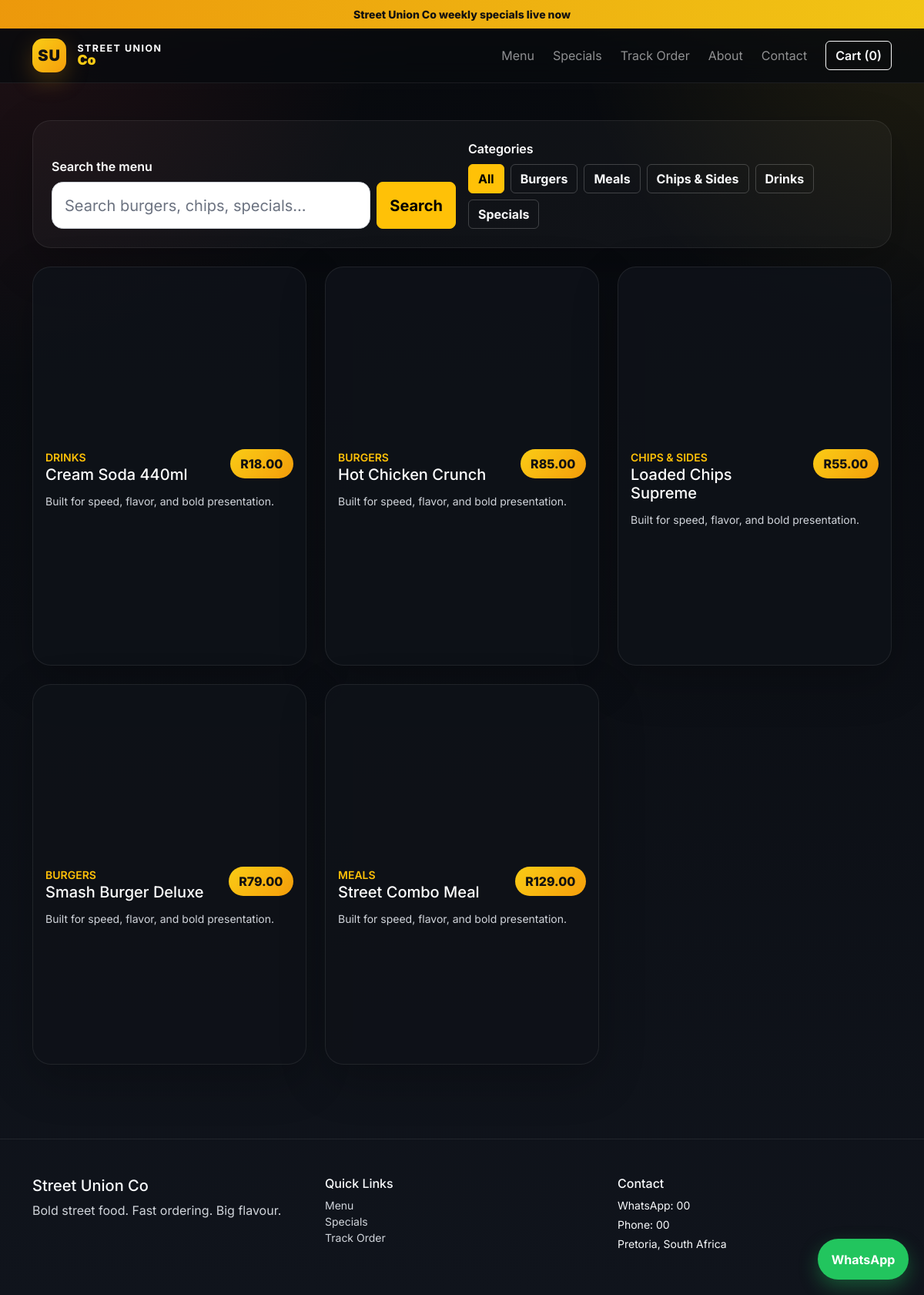
The app's page /menu/ with its own data.
### orders/models.py (models this page shows, shortened)
class TimeStampedModel(models.Model):
    created_at = models.DateTimeField(auto_now_add=True)
    updated_at = models.DateTimeField(auto_now=True)
    class Meta:
        abstract = True

class SiteSetting(TimeStampedModel):
    business_name = models.CharField(max_length=150, default='Street Union Co')
    tagline = models.CharField(max_length=220, blank=True)
    whatsapp_number = models.CharField(max_length=20, blank=True)
    support_email = models.EmailField(blank=True)
    phone_number = models.CharField(max_length=20, blank=True)
    address = models.TextField(blank=True)
    delivery_note = models.CharField(max_length=220, blank=True)
    promo_text = models.CharField(max_length=220, blank=True)

class Category(TimeStampedModel):
    name = models.CharField(max_length=100, unique=True)
    slug = models.SlugField(max_length=120, unique=True, blank=True)
    description = models.TextField(blank=True)
    is_active = models.BooleanField(default=True)
    sort_order = models.PositiveIntegerField(default=0)
    class Meta:
        ordering = ['sort_order', 'name']
        verbose_name_plural = 'Categories'

class Product(TimeStampedModel):
    SPICE_CHOICES = [
        ('mild', 'Mild'),
        ('medium', 'Medium'),
        ('hot', 'Hot'),
        ('extra-hot', 'Extra Hot'),
    ]
    category = models.ForeignKey(Category, on_delete=models.CASCADE, related_name='products')
    name = models.CharField(max_length=150)
    slug = models.SlugField(max_length=160, unique=True, blank=True)
    short_description = models.CharField(max_length=220, blank=True)
    description = models.TextField(blank=True)
    price = models.DecimalField(max_digits=10, decimal_places=2)
    image_url = models.URLField(blank=True)
    spice_level = models.CharField(max_length=20, choices=SPICE_CHOICES, default='mild')
    prep_time_minutes = models.PositiveIntegerField(default=15)
    is_featured = models.BooleanField(default=False)
    is_special = models.BooleanField(default=False)
    is_available = models.BooleanField(default=True)
    class Meta:
        ordering = ['name']

### orders/views.py (the view)
# urls.py: path('menu/', views.menu, name='menu'),
def menu(request: HttpRequest) -> HttpResponse:
    query = request.GET.get('q', '').strip()
    category_slug = request.GET.get('category', '').strip()
    products = Product.objects.filter(is_available=True).select_related('category')
    categories = Category.objects.filter(is_active=True)
    if query:
        products = products.filter(name__icontains=query)
    if category_slug:
        products = products.filter(category__slug=category_slug)
    return render(request, 'orders/menu.html', {
        'products': products,
        'categories': categories,
        'selected_category': category_slug,
        'search_query': query,
        'cart_product_quantities': _cart_product_quantities(request),
    })

### orders/templatetags/order_tags.py (called while the page is built)
@register.filter
def get_item(mapping, key):
    if isinstance(mapping, dict):
        return mapping.get(key)
    return None

### orders/views.py (called while the page is built)
def _get_cart(request: HttpRequest) -> dict:
    return request.session.setdefault(CART_SESSION_KEY, {})

def _cart_product_quantities(request: HttpRequest) -> dict:
    quantities: dict[int, int] = {}
    for item in _get_cart(request).values():
        product_id = item.get('product_id')
        if product_id:
            quantities[product_id] = quantities.get(product_id, 0) + int(item.get('quantity', 0))
    return quantities

### orders/templates/orders/menu.html (shortened to what this page needs)
{% extends 'orders/base.html' %}
{% load order_tags %}
{% block content %}
<section class="py-5">
    <div class="container">
        <div class="menu-toolbar panel p-4 mb-4">
            <div class="row g-3 align-items-end">
                <div class="col-lg-6">
                    <label class="form-label">Search the menu</label>
                    <form method="get" class="d-flex gap-2">
                        <input type="text" name="q" value="{{ search_query }}" class="form-control form-control-lg" placeholder="Search burgers, chips, specials...">
                        <button class="btn btn-warning btn-lg">Search</button>
                    </form>
                </div>
                <div class="col-lg-6">
                    <label class="form-label">Categories</label>
                    <div class="d-flex flex-wrap gap-2">
                        <a href="{% url 'orders:menu' %}" class="btn {% if not selected_category %}btn-warning{% else %}btn-outline-light{% endif %}">All</a>
                        {% for category in categories %}
                        <a href="{% url 'orders:menu' %}?category={{ category.slug }}{% if search_query %}&q={{ search_query }}{% endif %}" class="btn {% if selected_category == category.slug %}btn-warning{% else %}btn-outline-light{% endif %}">{{ category.name }}</a>
                        {% endfor %}
                    </div>
                </div>
            </div>
        </div>
        <div class="row g-4">
            {% for product in products %}
            <div class="col-md-6 col-xl-4">
                <div class="food-card h-100">
                    <a class="food-link" href="{% url 'orders:product_detail' product.slug %}"><div class="food-image" style="background-image:url('{{ product.image_url|default:'https://images.unsplash.com/photo-1513104890138-7c749659a591?auto=format&fit=crop&w=900&q=80' }}')"></div></a>
                    <div class="p-3 d-flex flex-column h-100">
                        <div class="d-flex justify-content-between align-items-start gap-3 mb-2">
                            <div>
                                <div class="small text-warning text-uppercase fw-semibold">{{ product.category.name }}</div>
                                <h5 class="mb-1"><a class="food-link-text" href="{% url 'orders:product_detail' product.slug %}">{{ product.name }}</a></h5>
                            </div>
                            <span class="price-pill">{{ currency_symbol }}{{ product.price }}</span>
                        </div>
                        <p class="text-light-emphasis small flex-grow-1">{{ product.short_description }}</p>
                    </div>
                </div>
            </div>
            {% empty %}
            <div class="col-12"><div class="empty-panel">No menu items matched your search.</div></div>
            {% endfor %}
        </div>
    </div>
</section>
{% endblock %}

### orders/templates/orders/base.html (shortened to what this page needs)
{% load static %}
<!doctype html>
<html lang="en">
<head>
    <link href="https://cdn.jsdelivr.net/npm/bootstrap@5.3.3/dist/css/bootstrap.min.css" rel="stylesheet">
    <link href="{% static 'css/styles.css' %}" rel="stylesheet">
</head>
<body>
    <div class="promo-bar text-center py-2 small">
        {{ site_settings.promo_text|default:'Street Union Co specials are live this week' }}
    </div>
    <nav class="navbar navbar-expand-lg navbar-dark sticky-top glass-nav">
        <div class="container">
            <a class="navbar-brand fw-bold brand-lockup" href="{% url 'orders:home' %}">
                <span class="brand-mark">SU</span>
                <span>
                    <small>Street Union</small>
                    <strong>Co</strong>
                </span>
            </a>
            <div class="collapse navbar-collapse">
                <ul class="navbar-nav ms-auto mb-2 mb-lg-0 align-items-lg-center gap-lg-2">
                    <li class="nav-item"><a class="nav-link" href="{% url 'orders:menu' %}">Menu</a></li>
                    <li class="nav-item"><a class="nav-link" href="{% url 'orders:specials' %}">Specials</a></li>
                    <li class="nav-item"><a class="nav-link" href="{% url 'orders:track_order' %}">Track Order</a></li>
                    <li class="nav-item"><a class="nav-link" href="{% url 'orders:about' %}">About</a></li>
                    <li class="nav-item"><a class="nav-link" href="{% url 'orders:contact' %}">Contact</a></li>
                    <li class="nav-item ms-lg-2">
                        <button class="btn btn-outline-light fw-semibold" type="button" data-bs-toggle="offcanvas" data-bs-target="#cartDrawer">
                            Cart ({{ cart_count|default:0 }})
                        </button>
                    </li>
                </ul>
            </div>
        </div>
    </nav>
    <main>
        {% block content %}{% endblock %}
    </main>
    <a class="whatsapp-float" target="_blank" rel="noopener" href="https://wa.me/{{ whatsapp_number }}">WhatsApp</a>
    <footer class="site-footer mt-5 py-5">
        <div class="container">
            <div class="row g-4">
                <div class="col-md-4">
                    <h5>{{ business_name }}</h5>
                    <p class="text-light-emphasis">{{ site_settings.tagline|default:'Fast flavour. Strong branding. Clean ordering.' }}</p>
                </div>
                <div class="col-md-4">
                    <h6>Quick Links</h6>
                    <ul class="list-unstyled small">
                        <li><a href="{% url 'orders:menu' %}">Menu</a></li>
                        <li><a href="{% url 'orders:specials' %}">Specials</a></li>
                        <li><a href="{% url 'orders:track_order' %}">Track Order</a></li>
                    </ul>
                </div>
                <div class="col-md-4">
                    <h6>Contact</h6>
                    <p class="small mb-1">WhatsApp: {{ site_settings.whatsapp_number|default:whatsapp_number }}</p>
                    <p class="small mb-1">Phone: {{ site_settings.phone_number|default:'067 000 0000' }}</p>
                    <p class="small mb-0">{{ site_settings.address|default:'Pretoria, South Africa' }}</p>
                </div>
            </div>
        </div>
    </footer>
</body>
</html>

### static/css/styles.css (style rules this page uses)
:root { --bg: #0b0d12; --panel: rgba(15, 18, 24, 0.92); --panel-2: rgba(22, 26, 34, 0.95); --panel-border: rgba(255, 255, 255, 0.08); --text: #f8fafc; --muted: #d1d5db; --accent: #facc15; --accent-strong: #f59e0b; --success: #22c55e; }
* { box-sizing: border-box; }
body { font-family: 'Inter', sans-serif; background: radial-gradient(circle at top right, rgba(250, 204, 21, 0.10), transparent 22%), radial-gradient(circle at top left, rgba(239, 68, 68, 0.10), transparent 24%), linear-gradient(180deg, #080a0e 0%, #10141c 100%); color: var(--text); }
a { color: inherit; text-decoration: none; }
.promo-bar { background: linear-gradient(90deg, rgba(245, 158, 11, 0.96), rgba(250, 204, 21, 0.96)); color: #111111; font-weight: 800; }
.glass-nav { backdrop-filter: blur(18px); background: rgba(8, 10, 14, 0.80); border-bottom: 1px solid var(--panel-border); }
.brand-lockup { display: inline-flex; align-items: center; gap: 0.9rem; }
.brand-mark { width: 44px; height: 44px; display: inline-flex; align-items: center; justify-content: center; border-radius: 14px; background: linear-gradient(135deg, var(--accent), var(--accent-strong)); color: #111111; font-weight: 900; letter-spacing: 0.04em; box-shadow: 0 10px 30px rgba(245, 158, 11, 0.25); }
.brand-lockup small, .brand-lockup strong { display: block; line-height: 1; }
.brand-lockup small { color: #ffffff; font-size: 0.78rem; text-transform: uppercase; letter-spacing: 0.12em; }
.brand-lockup strong { color: var(--accent); font-size: 1.1rem; }
.hero-panel, .panel, .success-panel, .special-card, .food-card, .empty-panel, .cart-drawer { background: var(--panel); border: 1px solid var(--panel-border); box-shadow: 0 20px 60px rgba(0, 0, 0, 0.24); border-radius: 1.5rem; }
.price-pill { background: linear-gradient(135deg, var(--accent), var(--accent-strong)); color: #111111; border-radius: 999px; padding: 0.45rem 0.85rem; font-weight: 800; white-space: nowrap; }
.food-image, .detail-image, .special-banner { background-size: cover; background-position: center; background-repeat: no-repeat; }
.food-image { height: 220px; border-radius: 1.5rem 1.5rem 0 0; }
.food-card { overflow:hidden; }
.whatsapp-float { position: fixed; right: 20px; bottom: 20px; background: #22c55e; color: white; padding: 0.9rem 1.1rem; border-radius: 999px; font-weight: 700; box-shadow: 0 10px 25px rgba(34,197,94,0.35); z-index: 1040; }
.site-footer { border-top: 1px solid var(--panel-border); color: var(--text); }
.site-footer a { color: var(--muted); }
.form-control, .form-select, textarea { background: #ffffff !important; border: 1px solid #d1d5db !important; color: #111111 !important; border-radius: 0.9rem !important; padding: 0.9rem 1rem !important; }
.form-control::placeholder, textarea::placeholder { color: #6b7280 !important; }
.form-label { font-weight: 600; color: #ffffff; }
.text-light-emphasis, .text-body-secondary, .text-muted { color: #d1d5db !important; }
.food-link, .food-link-text { display: block; color: inherit; }
.food-card .btn, .hero-panel .btn, .special-card .btn, .panel .btn { font-weight: 700; }
.food-card h5, .food-card p, .hero-panel h3, .hero-panel p, .special-card h4, .special-card p, .empty-panel, .panel, .success-panel, .mini-panel, .stat-card, .category-pill, .drawer-item, .drawer-total, .cart-drawer { color: #ffffff; }
.menu-toolbar { background: rgba(255,255,255,0.03); }
.offcanvas .btn-outline-light, .panel .btn-outline-light { border-color: rgba(255,255,255,0.2); }

### records on screen
SiteSetting: promo_text "Street Union Co weekly specials live now", business_name "Street Union Co", tagline "Bold street food. Fast ordering. Big flavour.", whatsapp_number "00", phone_number "00", address "Pretoria, South Africa"
Category: name "Burgers"
Category: name "Meals"
Category: name "Chips & Sides"
Category: name "Drinks"
Category: name "Specials"
Product: category.name "DRINKS", name "Cream Soda 440ml", currency_symbol "R", price "18.00", short_description "Built for speed, flavor, and bold presentation."
Product: category.name "BURGERS", name "Hot Chicken Crunch", currency_symbol "R", price "85.00", short_description "Built for speed, flavor, and bold presentation."
Product: category.name "CHIPS & SIDES", name "Loaded Chips Supreme", currency_symbol "R", price "55.00", short_description "Built for speed, flavor, and bold presentation."
Product: category.name "BURGERS", name "Smash Burger Deluxe", currency_symbol "R", price "79.00", short_description "Built for speed, flavor, and bold presentation."
Product: category.name "MEALS", name "Street Combo Meal", currency_symbol "R", price "129.00", short_description "Built for speed, flavor, and bold presentation."

### other values on screen
{{ cart_count|default:0 }} "0"
